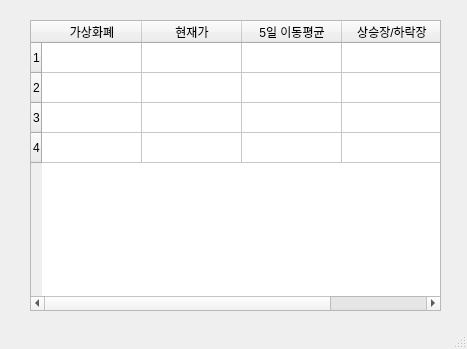
<?xml version="1.0" encoding="UTF-8"?>
<ui version="4.0">
 <class>MainWindow</class>
 <widget class="QMainWindow" name="MainWindow">
  <property name="geometry">
   <rect>
    <x>0</x>
    <y>0</y>
    <width>467</width>
    <height>349</height>
   </rect>
  </property>
  <property name="windowTitle">
   <string>가상화폐 상승장/하락장 알리미</string>
  </property>
  <widget class="QWidget" name="centralwidget">
   <widget class="QTableWidget" name="tableWidget">
    <property name="geometry">
     <rect>
      <x>30</x>
      <y>20</y>
      <width>411</width>
      <height>291</height>
     </rect>
    </property>
    <property name="rowCount">
     <number>4</number>
    </property>
    <row/>
    <row/>
    <row/>
    <row/>
    <column>
     <property name="text">
      <string>가상화폐</string>
     </property>
    </column>
    <column>
     <property name="text">
      <string>현재가</string>
     </property>
    </column>
    <column>
     <property name="text">
      <string>5일 이동평균</string>
     </property>
    </column>
    <column>
     <property name="text">
      <string>상승장/하락장</string>
     </property>
    </column>
   </widget>
  </widget>
  <widget class="QMenuBar" name="menubar">
   <property name="geometry">
    <rect>
     <x>0</x>
     <y>0</y>
     <width>467</width>
     <height>21</height>
    </rect>
   </property>
  </widget>
  <widget class="QStatusBar" name="statusbar"/>
 </widget>
 <resources/>
 <connections/>
</ui>
